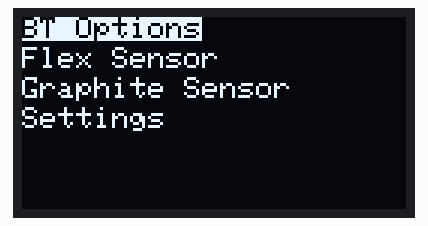
This sketch was run on a simulated Arduino Uno, built with avr-gcc and run on an emulated ATmega328P. On the bench: 128×64 one-colour display.

Above: at 0.1 s.

The sketch:

Test_OLED.ino
```cpp
/*
  Contrôle d'un écran OLED
  Auteur :        Jérôme TOMSKI (https://passionelectronique.fr/)
  Créé le :       26.07.2021

  Modifié par Daniel PERALES RIOS et Maël LE BLANC, étudiants de l'INSA Toulouse
*/

#include <Adafruit_SSD1306.h>

#define nombreDePixelsEnLargeur 128
#define nombreDePixelsEnHauteur 64
#define brocheResetOLED -1
#define adresseI2CecranOLED 0x3C

Adafruit_SSD1306 ecranOLED(nombreDePixelsEnLargeur, nombreDePixelsEnHauteur, &Wire, brocheResetOLED);

// Define menu items
String menuItems[] = {"BT Options", "Flex Sensor", "Graphite Sensor", "Settings"};
int selectedItem = 0;

void setup() {
  Serial.begin(9600);

  if (!ecranOLED.begin(SSD1306_SWITCHCAPVCC, adresseI2CecranOLED))
    while (1); // Program stops (infinite loop) if something goes wrong here

  ecranOLED.clearDisplay();
  ecranOLED.setTextColor(SSD1306_WHITE);
}

void loop() {
  displayMenu();
  handleMenuNavigation();
}

void displayMenu() {
  ecranOLED.clearDisplay();
  for (int i = 0; i < sizeof(menuItems) / sizeof(menuItems[0]); i++) {
    if (i == selectedItem) {
      ecranOLED.setTextColor(SSD1306_BLACK, SSD1306_WHITE); // Highlight selected item
    } else {
      ecranOLED.setTextColor(SSD1306_WHITE); // Regular color for other items
    }
    ecranOLED.setCursor(0, i * 10); // Adjust position for each item
    ecranOLED.print(menuItems[i]);
  }
  ecranOLED.display();
}

void handleMenuNavigation() {
  // Implement code to handle encoder rotation and button press to navigate the menu
}

// Example function to handle menu item selection
void handleMenuItemSelection(int selectedItem) {
  // Implement actions for each menu item
  switch (selectedItem) {
    case 0:
      // Action for Item 1
      break;
    case 1:
      // Action for Item 2
      break;
    case 2:
      // Action for Item 3
      break;
    case 3:
      // Action for Item 4
      break;
    default:
      break;
  }
}
```
